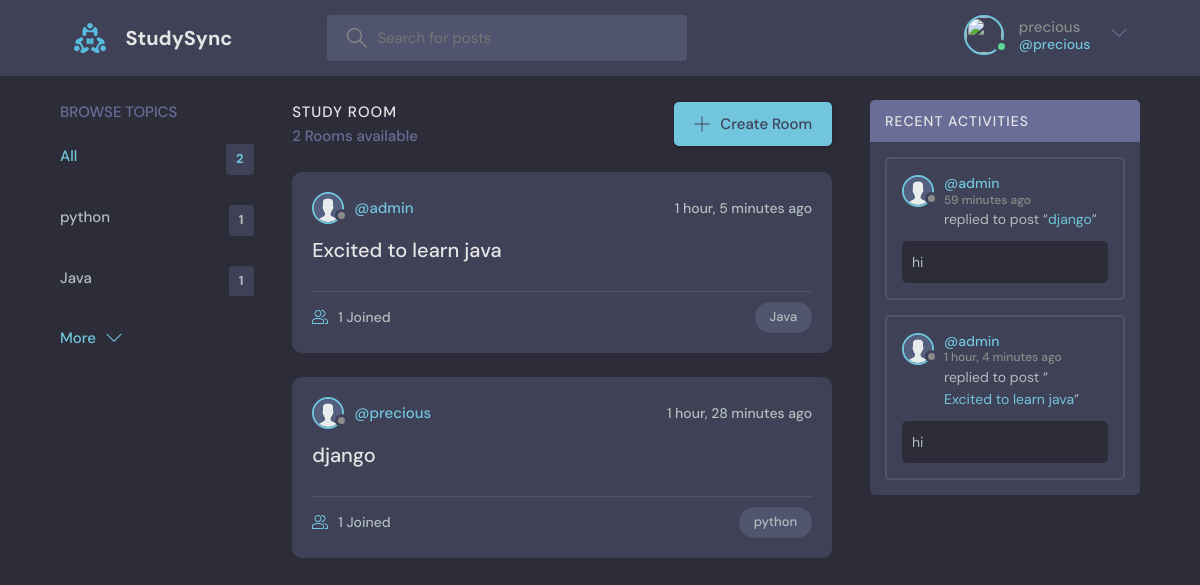
Screenshot of / (signed in) with the database file from the repository.
### discord/models.py (models this page shows, shortened)
class CustomUser(AbstractUser):
    profile_picture = models.ImageField(upload_to='profiles',default='name.png')

class Topic(models.Model):
    name = models.CharField(max_length=200)  # Name of the topic

class Room(models.Model):
    host = models.ForeignKey(CustomUser, on_delete=models.SET_NULL, null=True)
    topic = models.ForeignKey(Topic, on_delete=models.SET_NULL, null=True)
    name = models.CharField(max_length=200)
    description = models.TextField(null=True, blank=True)
    participants = models.ManyToManyField(CustomUser, related_name='participants')
    updated = models.DateTimeField(auto_now=True)
    created = models.DateTimeField(auto_now_add=True)
    class Meta:
        ordering = ['-updated', '-created']
    def __str__(self):
        return self.name

class Message(models.Model):
    user = models.ForeignKey(CustomUser, on_delete=models.CASCADE)
    room = models.ForeignKey(Room, on_delete=models.CASCADE)
    body = models.TextField()
    updated = models.DateTimeField(auto_now=True)
    created = models.DateTimeField(auto_now_add=True)
    class Meta:
        ordering = ['-updated', '-created']

### discord/views.py (the view)
# urls.py: path('', views.home,  name="home"),                  # URL for home page
def home(request):
    q = request.GET.get('q') if request.GET.get('q') is not None else ''
    rooms = Room.objects.filter(
        Q(topic__name__icontains=q) |  # Filter rooms by topic name containing the search query
        Q(name__icontains=q) |          # Filter rooms by name containing the search query
        Q(description__icontains=q)     # Filter rooms by description containing the search query
    )
    topics = Topic.objects.all()[0:5]
    room_count = rooms.count()
    room_messages = Message.objects.filter(Q(room__topic__name__icontains=q))
    context = {
        'rooms': rooms,                 # Filtered rooms
        'topics': topics,               # First 5 topics
        'room_count': room_count,       # Number of filtered rooms
        'room_messages': room_messages  # Filtered messages
    }
    return render(request, 'discord/home.html', context)

### discord/templates/discord/home.html (shortened to what this page needs)
{% extends 'main.html' %}
{% block content %}
    <main class="layout layout--3">
      <div class="container">
        {% include 'discord/topics_component.html' %}
        <div class="roomList">
          <div class="roomList__header">
            <div>
              <h2>Study Room</h2>
              <p>{{room_count}} Rooms available</p>
            </div>
            <a class="btn btn--main" href="{% url 'discord:create-room' %}">
              <svg version="1.1" xmlns="http://www.w3.org/2000/svg" width="32" height="32" viewBox="0 0 32 32">
                <title>add</title>
                <path
                  d="M16.943 0.943h-1.885v14.115h-14.115v1.885h14.115v14.115h1.885v-14.115h14.115v-1.885h-14.115v-14.115z"
                ></path>
              </svg>
              Create Room
            </a>
          </div>
          {% include 'discord/feed_component.html' %}
        </div>
        {% include 'discord/activity_component.html' %}
      </div>
    </main>
{% endblock %}

### templates/navbar.html (shortened to what this page needs)
{% load static %}
<header class="header header--loggedIn">
    <div class="container">
        <a href="{% url 'discord:home' %}" class="header__logo">
            <img src="{% static 'images/logo.svg' %}" />
            <h1>StudySync</h1>
        </a>
        <form class="header__search" method="GET" action="{% url 'discord:home' %}">
            <label>
                <input name="q" placeholder="Search for posts" />
            </label>
        </form>
        <nav class="header__menu">
        {% if request.user.is_authenticated %}
        <div class="header__user">
            <a href="{% url 'discord:update-user' %}">
                <div class="avatar avatar--medium active">
                    <img src="{{request.user.avatar.url}}" />
                </div>
                <p>{{request.user.username}} <span>@{{request.user.username}}</span></p>
            </a>
            <button class="dropdown-button">
                <svg version="1.1" xmlns="http://www.w3.org/2000/svg" width="32" height="32" viewBox="0 0 32 32">
                    <title>chevron-down</title>
                    <path d="M16 21l-13-13h-3l16 16 16-16h-3l-13 13z"></path>
                </svg>
            </button>
        </div>
        {% else %}
        <a href="{% url 'account_login' %}">
            <img src="{% static 'images/avatar.svg' %}" />
            <p>Login</p>
        </a>
        {% endif %}
      </nav>
    </div>
  </header>

### discord/templates/discord/topics_component.html
<div class="topics">
    <div class="topics__header">
      <h2>Browse Topics</h2>
    </div>
    <ul class="topics__list">
       <li>
           <a href="{% url 'discord:home' %}" class="active">All <span>{{topics.count}}</span></a>
       </li>
       {% for topic in topics %}
       <li>
           <a href="{% url 'discord:home' %}?q={{topic.name}}">{{topic.name}}<span>{{topic.room_set.all.count}}</span></a>
       </li>
       {% endfor %}
   </ul>
    <a class="btn btn--link" href="{% url 'discord:topics' %}">
      More
      <svg version="1.1" xmlns="http://www.w3.org/2000/svg" width="32" height="32" viewBox="0 0 32 32">
        <title>chevron-down</title>
        <path d="M16 21l-13-13h-3l16 16 16-16h-3l-13 13z"></path>
      </svg>
    </a>
  </div>

### discord/templates/discord/feed_component.html (shortened to what this page needs)
{% for room in rooms %}
{% load static %}
<div class="roomListRoom">
    <div class="roomListRoom__header">
        <a href="{% url 'discord:user-profile' %}" class="roomListRoom__author">
            <div class="avatar avatar--small">
                <img src="{% static 'images/avatar.svg' %}" />
            </div>
            <span>@{{room.host.username}}</span>
        </a>
        <div class="roomListRoom__actions">
            <span>{{room.created|timesince}} ago</span>
        </div>
    </div>
    <div class="roomListRoom__content">
        <a href="{% url 'discord:room' room.id %}">{{room.name}}</a>
    </div>
    <div class="roomListRoom__meta">
        <a href="{% url 'discord:room' room.id %}" class="roomListRoom__joined">
            {{room.participants.all.count}} Joined
        </a>
        <p class="roomListRoom__topic">{{room.topic.name}}</p>
    </div>
</div>
{% endfor %}

### discord/templates/discord/activity_component.html (shortened to what this page needs)
{% load static %}
<div class="activities">
   <div class="activities__header">
       <h2>Recent Activities</h2>
   </div>
   {% for message in room_messages %}
   <div class="activities__box">
       <div class="activities__boxHeader roomListRoom__header">
           <a href="{% url 'discord:user-profile' %}" class="roomListRoom__author">
               <div class="avatar avatar--small">
                   <img src="{% static 'images/avatar.svg' %}" />
               </div>
               <p>
                   @{{message.user.username}}
                   <span>{{message.created|timesince}} ago</span>
               </p>
           </a>
       </div>
       <div class="activities__boxContent">
            <p>replied to post “<a href="{% url 'discord:room' message.room.id %}">{{message.room}}</a>”</p>
            <div class="activities__boxRoomContent">{{message.body}}</div>
       </div>
   </div>
   {% endfor %}
</div>

### rows the page displays
CustomUser: user.username "precious"
Topic: name "python", room_set.all.count "1"
Topic: name "Java", room_set.all.count "1"
Room: host.username "admin", created "1 hour, 5 minutes", name "Excited to learn java", participants.all.count "1", topic.name "Java"
Room: host.username "precious", created "1 hour, 28 minutes", name "django", participants.all.count "1", topic.name "python"
Message: user.username "admin", created "59 minutes", room "django", body "hi"
Message: user.username "admin", created "1 hour, 4 minutes", room "Excited to learn java", body "hi"

### other values shown
{{ topics.count }} "2"
{{ room_count }} "2"
